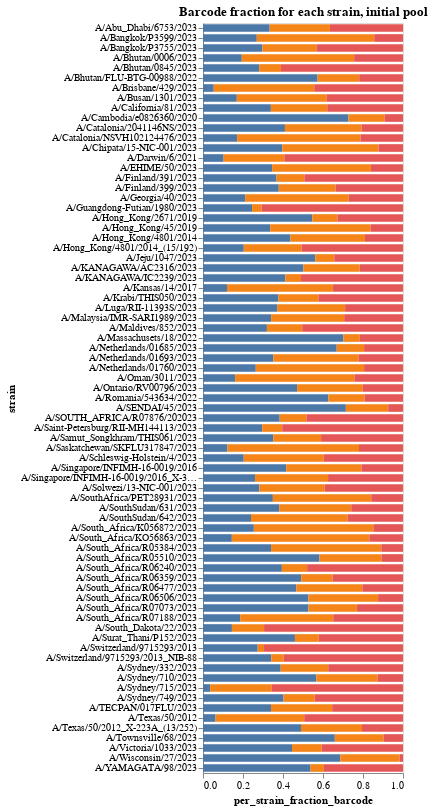

Notebook cell for this chart:
### Markdown cell above
One nice piece of data from this otherwise sort of bust of an experiment -- pooling looks good! Strains are all well-represented except for A/Kansas/14/2017_X-327, which was dropped due to extremely low titers. Almost all strains are within 2-fold of the dotted line, which indicates the fraction where the pool has true equal representation.

### Code cell
# Each barcode fraction across strains
all_barcode_counts = counts[['strain', 'barcode', 'count', 'well']].dropna()
single_well_all_barcode_counts = all_barcode_counts[all_barcode_counts['well'].isin(['A9','B9'])]

# Get tidy single well means
tidy_single_well = single_well_all_barcode_counts[['strain','barcode','count']].groupby(['strain', 'barcode']).mean().reset_index()
# Get sums for each strain
strain_sums_df = tidy_single_well.groupby('strain').sum().rename(columns = {'count': 'strain_count_sum'}).reset_index()
# Merge and calculate per strain the fraction represented by each barcode
tidy_single_well = tidy_single_well.merge(strain_sums_df[['strain', 'strain_count_sum']], 
                       on = ['strain'],
                       validate="many_to_one",
                      )
tidy_single_well['per_strain_fraction_barcode'] = tidy_single_well['count'] / tidy_single_well['strain_count_sum']
tidy_single_well['barcode_letter'] = (['A', 'B', 'C'] * len(strain_sums_df))

# Plot as colored bar chart
bar_chart = alt.Chart(tidy_single_well).mark_bar(height={"band": 0.85}).encode(
    x = 'per_strain_fraction_barcode',
    y = 'strain',
    color=alt.Color('barcode_letter', legend=None),
    tooltip = ['strain', 'per_strain_fraction_barcode', 'barcode'],
).configure_axis(grid=False).properties(
        height = alt.Step(10),
        width = 200,
        title = "Barcode fraction for each strain, initial pool")

bar_chart

### Figure 1 — Vega-Lite specification as saved in the notebook (floating-point values rounded to 4 significant figures; data arrays with more than 128 entries replaced by an {"elided": "..."} marker saying what was removed)
{"config": {"view": {"continuousWidth": 300, "continuousHeight": 300}, "axis": {"grid": false}}, "data": {"name": "data-dda5aed74589009b57ddb3fbd0b480b6"}, "mark": {"type": "bar", "height": {"band": 0.85}}, "encoding": {"color": {"field": "barcode_letter", "legend": null, "type": "nominal"}, "tooltip": [{"field": "strain", "type": "nominal"}, {"field": "per_strain_fraction_barcode", "type": "quantitative"}, {"field": "barcode", "type": "nominal"}], "x": {"field": "per_strain_fraction_barcode", "type": "quantitative"}, "y": {"field": "strain", "type": "nominal"}}, "height": {"step": 10}, "title": "Barcode fraction for each strain, initial pool", "width": 200, "$schema": "https://vega.github.io/schema/vega-lite/v5.16.3.json", "datasets": {"data-dda5aed74589009b57ddb3fbd0b480b6": {"elided": "228 records"}}}
